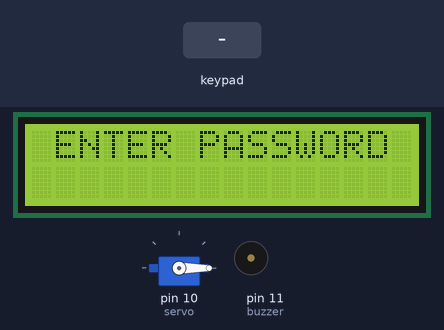
A sketch run on a simulated Arduino Uno, built with avr-gcc and run on an emulated ATmega328P. Shown: servo, 16×2 character LCD, buzzer (waves = sounding, pin HIGH). Inputs (shaded band) come from the test bench.

Above: at 4.2 s.
4.3 s: keypad keys 0 1 2 3 D pressed 0.4 s apart
At 7.0 s:
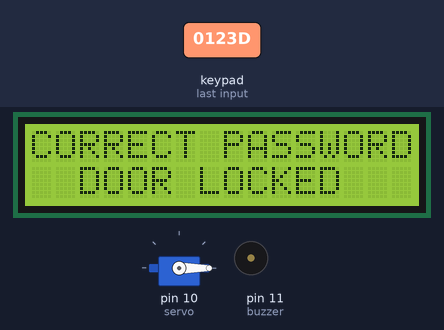
7.8 s: key 'D' pressed
At 10.4 s:
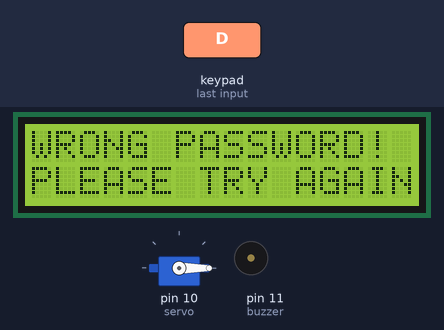
10.7 s: keypad keys 0 1 2 3 # pressed 0.4 s apart
At 12.9 s:
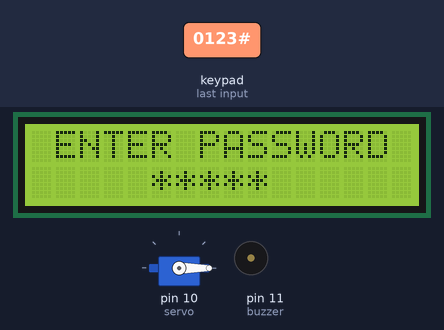
14.2 s: key 'B' pressed
At 14.37 s:
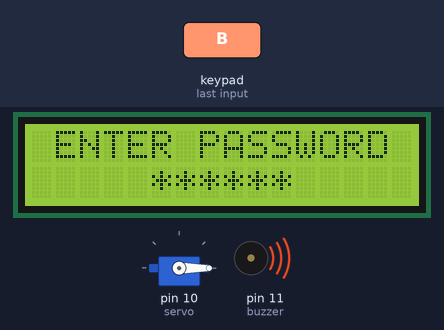
16.3 s: key 'A' pressed
At 18.5 s:
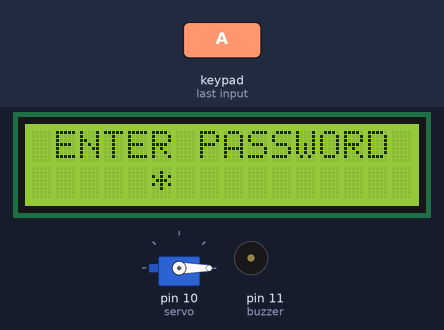
19.1 s: keypad keys 2 3 4 5 D pressed 0.4 s apart
At 19.36 s:
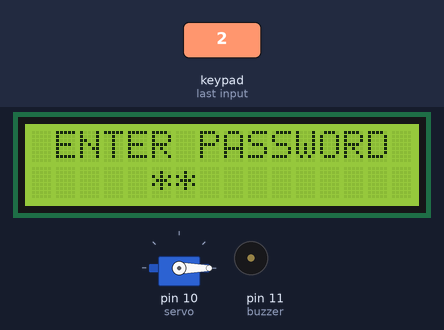
Timing chart, 0 to 23.3 s (numbered marks = the images above; inputs shaded):
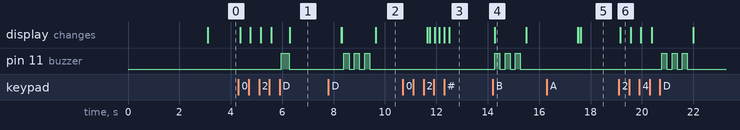

The sketch:

Door_Lock.ino
```cpp
#include <Servo.h>
#include <LiquidCrystal_I2C.h>
#include <Keypad.h>
#include <Password.h>

#define buzzer 11

Servo servo;
LiquidCrystal_I2C lcd(0x27, 16, 2);

String newPasswordString;
char newPassword[6];
byte a = 5;
bool value = true;

Password password = Password("0123");

byte maxPasswordLength = 6;
byte currentPasswordLength = 0;

const byte ROWS = 4;
const byte COLS = 4;

char keys[ROWS][COLS] = {
  {'D', 'C', 'B', 'A'},
  {'#', '9', '6', '3'},
  {'0', '8', '5', '2'},
  {'*', '7', '4', '1'},
};

byte rowPins[ROWS] = {2, 3, 4, 5};
byte colPins[COLS] = {6, 7, 8, 9};

Keypad keypad = Keypad(makeKeymap(keys), rowPins, colPins, ROWS, COLS);

void setup() {
  Serial.begin(9600);
  pinMode(buzzer, OUTPUT);
  servo.attach(10);
  servo.write(0);

  lcd.init();
  lcd.backlight();

  lcd.setCursor(3, 0);
  lcd.print("WELCOME TO");
  lcd.setCursor(0, 1);
  lcd.print("DOOR LOCK SYSTEM");
  delay(3000);
  lcd.clear();
}

void loop() {
  lcd.setCursor(1, 0);
  lcd.print("ENTER PASSWORD");

  char key = keypad.getKey();
  if (key != NO_KEY) {
    delay(60);
    if (key == 'C') {
      resetPassword();
    } else if (key == 'D') {
      if (value) {
        doorLocked();
        value = false;
      } else {
        doorOpen();
        value = true;
      }
    } else {
      processNumberKey(key);
    }
  }
}

void processNumberKey(char key) {
  lcd.setCursor(a, 1);
  lcd.print("*");
  a++;

  if (a == 11) {
    a = 5;
  }

  currentPasswordLength++;
  password.append(key);

  if (currentPasswordLength == maxPasswordLength) {
    doorOpen();
  }
}

void doorOpen() {
  if (password.evaluate()) {
    digitalWrite(buzzer, HIGH);
    delay(300);
    digitalWrite(buzzer, LOW);

    servo.write(90);
    lcd.setCursor(0, 0);
    lcd.print("CORRECT PASSWORD");
    lcd.setCursor(0, 1);
    lcd.print("DOOR OPENED");
    delay(2000);
    servo.write(0);
    lcd.clear();
    a = 5;
  } else {
    incorrectPasswordFeedback();
  }

  resetPassword();
}

void doorLocked() {
  if (password.evaluate()) {
    digitalWrite(buzzer, HIGH);
    delay(300);
    digitalWrite(buzzer, LOW);

    lcd.setCursor(0, 0);
    lcd.print("CORRECT PASSWORD");
    lcd.setCursor(2, 1);
    lcd.print("DOOR LOCKED");
    delay(2000);
    lcd.clear();
    a = 5;
  } else {
    incorrectPasswordFeedback();
  }

  resetPassword();
}

void incorrectPasswordFeedback() {
  for (int i = 0; i < 3; i++) {
    digitalWrite(buzzer, HIGH);
    delay(200);
    digitalWrite(buzzer, LOW);
    delay(200);
  }
  lcd.setCursor(0, 0);
  lcd.print("WRONG PASSWORD!");
  lcd.setCursor(0, 1);
  lcd.print("PLEASE TRY AGAIN");
  delay(2000);
  lcd.clear();
  a = 5;
}

void resetPassword() {
  password.reset();
  currentPasswordLength = 0;
  lcd.clear();
  a = 5;
}
```

Measured:
- after the input at 4.3 s, pin 11 (buzzer): LOW → HIGH after 1.7 s, → LOW 0.30 s later; the display: first changes after 0.06 s (image 1 shows a later state)
- after the input at 7.8 s, pin 11 (buzzer): alternates HIGH for 0.20 s and LOW for 0.20 s, 6 changes in all, then stays LOW, starting after 0.61 s; the display: first differs from a run without the input after 1.8 s (image 2)
- after the input at 10.7 s, the display: first differs from a run without the input after 1.0 s (image 3 shows a later state)
- after the input at 14.2 s, pin 11 (buzzer): alternates HIGH for 0.20 s and LOW for 0.20 s, 6 changes in all, then stays LOW, starting after 0.07 s; the display: changes after 0.07 s (image 4)
- after the input at 16.3 s, the display: first differs from a run without the input after 1.3 s (image 5)
- after the input at 19.1 s, pin 11 (buzzer): alternates HIGH for 0.20 s and LOW for 0.20 s, 6 changes in all, then stays LOW, starting after 1.7 s; the display: changes after 0.06 s (image 6)
- what the display in image 4 shows lasts 1.2 s, from 14.3 s to 15.5 s
